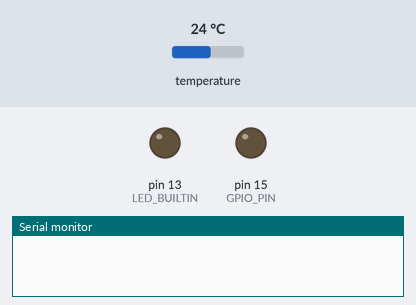
The sketch below on a simulated Arduino Uno, built with avr-gcc and run on an emulated ATmega328P. Shown: output pins drawn as LEDs (lit = HIGH), the last lines printed to the serial monitor. The test bench sets the inputs (shaded band); at power-on: temperature 24 °C.

Above: at 0.1 s.
At 105.1 s:
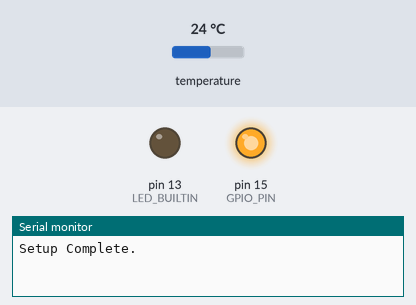
Timing chart, 0 to 106.6 s (numbered marks = the images above):
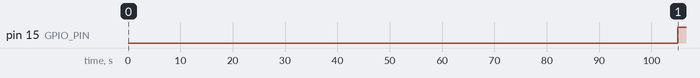

The sketch:

TempDS18B20_sketch_v5.ino
```cpp
#include <Wire.h>
#include <OneWire.h>             // Library for Signal on Digital Pin for OneWire Device
#include <DallasTemperature.h>   // Library for Temperature Probe

// Pin definitions
#define ONE_WIRE_BUS 2           // Data wire is plugged into port 2 on the Feather
#define GPIO_PIN 15              // Power Port is GPIO PIN 15

// Sampling and sending intervals
#define samplingInterval 100000   // Interval for sampling (milliseconds)
#define sendingInterval 30000    // Interval for sending (milliseconds)

// Definition for temperature sensor reading iterations (sampling points)
#define tempSenseIterations  40            // Number of sample points

// Initialize OneWire and DallasTemperature instances
OneWire oneWire(ONE_WIRE_BUS);             // Setup a oneWire instance to communicate with any OneWire devices
DallasTemperature sensors(&oneWire);        // Pass oneWire reference to Dallas Temperature

// Global variables
float adjustedTemp = 0;                     // Variable to store temperature
int slaveAddress = 8;                       // Define slave address for I2C communication
uint8_t messageType = 0x02;                 // Message type correlates with boot sequence
uint8_t messageLength = 8;                  // Length of the message
bool codeExecuted = false;                   // Flag for code execution
float analogBuffer[tempSenseIterations];     // Array to store temperature readings
int analogBufferIndex = 0;                   // Index for circular buffer

// Configure State Machine
enum SensorState {
    SENSOR_OFF,
    SENSOR_INIT,
    SENSOR_STABILIZE,
    SENSOR_READ,
    SENSOR_SHUTDOWN
};

SensorState currentState = SENSOR_OFF;
unsigned long stateStartTime = 0;

// Function prototypes
void setup(void);
void loop();
void startSensor();
void stopSensor();
void analogReadAction();
float computeMedian();
float readAndAdjustTemp();
void transmitSlave();

void setup(void) {
  Serial.begin(9600);                        // Start serial port for debugging
  // Wait for serial port to connect
  while (!Serial) {
    ;
  }
  pinMode(GPIO_PIN, OUTPUT);                 // Set GPIO PIN as OUTPUT for controlling power
  Wire.begin();                              // Join I2C bus as master device (message sender)
  sensors.begin();                           // Start up the temperature sensor library

  // initialize digital pin LED_BUILTIN as an output
  pinMode(LED_BUILTIN, OUTPUT);

  // Perform initialization if code has not been executed before
  if (!codeExecuted) {
    delay(5000);                             // Brief setup delay
    Serial.println("Setup Complete.");       // Print setup message to serial monitor
    codeExecuted = true;                     // Set code execution flag
  }
}

void loop() {

      switch (currentState) {
        case SENSOR_OFF:
            // Do nothing until instructed to turn on the sensor
            break;
        case SENSOR_INIT:
            // Initialize sensor
            digitalWrite(GPIO_PIN, HIGH); // Power on the sensor
            stateStartTime = millis();
            currentState = SENSOR_STABILIZE;
            break;
        case SENSOR_STABILIZE:
            // Wait for sensor stabilization
            if (millis() - stateStartTime >= 5000) { // Wait for 5 seconds
                currentState = SENSOR_READ; // Move to next state
            }
            break;
        case SENSOR_READ:
            // Read sensor data
            adjustedTemp = readAndAdjustTemp(); // Read and adjust temperature
            if (millis() - stateStartTime >= 45000) { // Wait for 40 seconds
              currentState = SENSOR_SHUTDOWN; // Move to next state
            }
            // Serial.println(adjustedTemp); // Uncomment for debugging
            break;
        case SENSOR_SHUTDOWN:
            // Power off the sensor
            digitalWrite(GPIO_PIN, LOW);
            currentState = SENSOR_OFF; // Reset to initial state
            break;
    }

  // Sampling temperature at regular intervals
  static unsigned long samplingTime = millis(); // Set the sampling time
  if (millis() - samplingTime > samplingInterval) {
    startSensor();
    samplingTime = millis();                  // Reset the sampling time
  }

  // Sending temperature to slave device at regular intervals
  static unsigned long sendingTime = millis(); // Set the sending time
  if (millis() - sendingTime > sendingInterval) {
    transmitSlave();                          // Transmit temperature to slave device
    sendingTime = millis();                   // Reset the sending time
  }
}

void startSensor() {
  currentState = SENSOR_INIT;
}

void stopSensor() {
    currentState = SENSOR_OFF;
}

void analogReadAction() {
    sensors.requestTemperatures();           // Send command to get temperatures
    float sensorValue = sensors.getTempCByIndex(0);       // Read temperature value
    // Serial.print("Raw Read: "); // Uncomment for debugging
    // Serial.println(sensorValue); // Uncomment for debugging
    analogBuffer[analogBufferIndex] = sensorValue;
    analogBufferIndex = (analogBufferIndex + 1) % tempSenseIterations; // Circular buffer
}

// Function to compute median value from buffer
float computeMedian() {
    float sortedBuffer[tempSenseIterations];
    memcpy(sortedBuffer, analogBuffer, tempSenseIterations * sizeof(float));
    std::sort(sortedBuffer, sortedBuffer + tempSenseIterations);

    if (tempSenseIterations % 2 == 0) {
        float median = (sortedBuffer[tempSenseIterations / 2 - 1] + sortedBuffer[tempSenseIterations / 2]) / 2.0f;
        return median;
    } else {
        return sortedBuffer[tempSenseIterations / 2];
    }
}

// Combined function for reading analog value and adjusting temperature
float readAndAdjustTemp() {
    analogReadAction();
    float medianSensorValue = computeMedian();
    return medianSensorValue;
}

// Transmit temperature value to slave device
void transmitSlave() {
  Wire.beginTransmission(slaveAddress);       // Start I2C transmission with slave (Arduino)
  Wire.write(messageType);                    // Send message type
  Wire.write(messageLength);                  // Send message length

  uint8_t byteArray[sizeof(float)];          // Create byte array to store temperature
  memcpy(byteArray, &adjustedTemp, sizeof(float));    // Copy temperature value to byte array

  for (int i = 0; i < sizeof(float); i++) {
    Wire.write(byteArray[i]);                 // Send temperature byte by byte
  }

  Wire.endTransmission();                     // End transmission
}
```

Measured:
- by itself, pin 15 (GPIO_PIN): LOW → HIGH at 105 s
